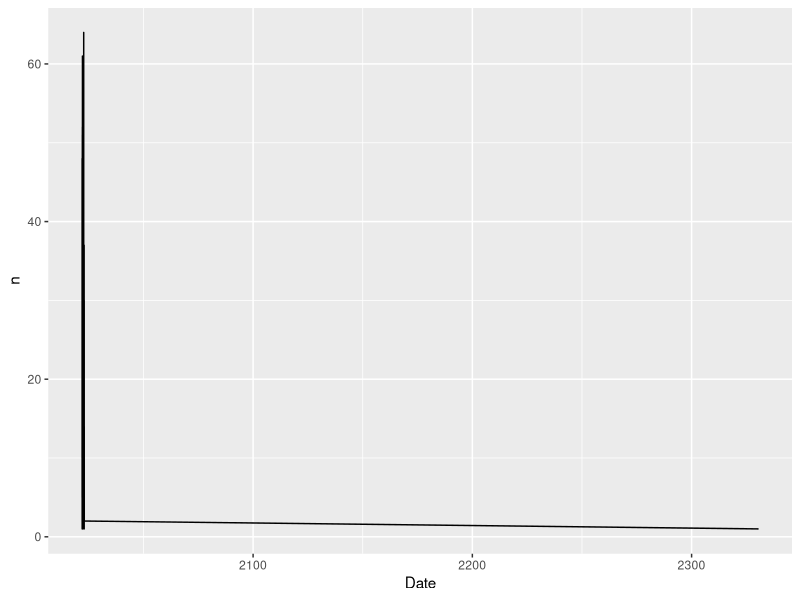
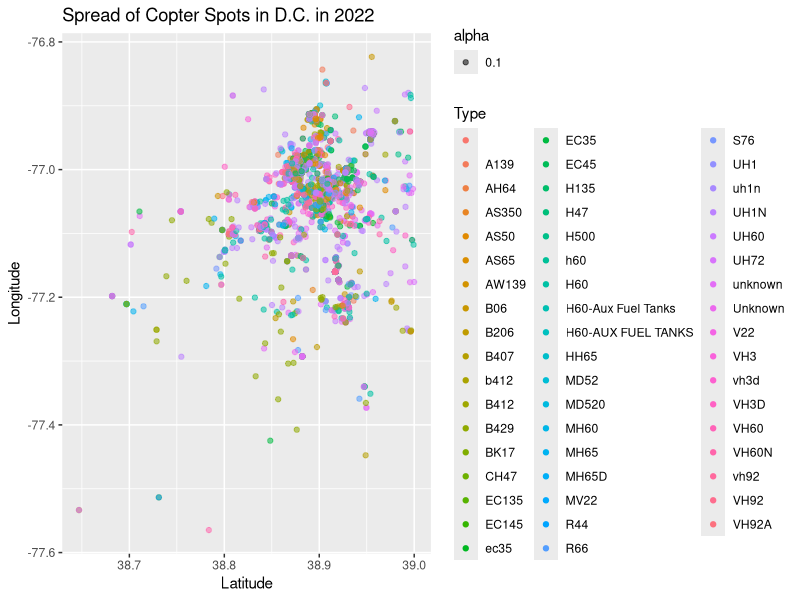

The R source for these figures, in order:
## ---- chunk 1
library(tidyverse)
library(lubridate)
copterspotter <- read.csv("copterspotter 2 - tidyer - copterspotter.csv")
copterspotter$Date <- ymd(copterspotter$Date)

copterspotter |>
  group_by(Date) |>
  summarize(n = n()) |>
  ggplot(mapping = aes(x = Date, y = n)) +
  geom_line()

## ---- chunk 2
copterspotter_sky_variable <- copterspotter |>
  mutate(skycam_binary_long = if_else(
    Lon >= -77.024 & Lon <= -77.026, "1", "0"
  )) |>
  mutate(skycam_binary_lat = if_else(
    Lat >= 38.904 & Lat <= 38.906, "1", "0"
  )) |>
  mutate(skycam_binary = if_else(
    skycam_binary_long == 1 & skycam_binary_lat == 1, "1", "0"
  )) |>
  mutate(skycam = if_else(
    skycam_binary == 1, "Skycam Spot", "Not a Skycam Spot"
  ))

##It was at this moment that the Gov50 student realized that her project idea wasn't gonna work

##There are no skycam spots in this data

##Whoops

##Time to try something else!

copterspotter_clean <- copterspotter |>
  filter(Lon <= -70) |>
  filter(Lat <= 39) ##Removing some outliers
  
copterspotter_clean |>
  ggplot(mapping = aes(x = Lat, y = Lon)) +
  geom_point(
    mapping = aes(alpha = .1, color = Type)
  ) +
  labs(
    x = "Latitude",
    y = "Longitude",
    title = "Spread of Copter Spots in D.C. in 2022"
  )
